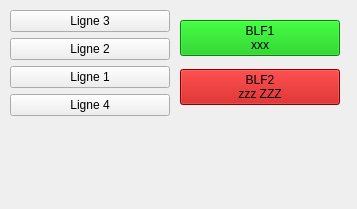
<?xml version="1.0" encoding="UTF-8"?>
<ui version="4.0">
 <class>AsteriskOperatorPanel</class>
 <widget class="QWidget" name="AsteriskOperatorPanel">
  <property name="geometry">
   <rect>
    <x>0</x>
    <y>0</y>
    <width>357</width>
    <height>209</height>
   </rect>
  </property>
  <property name="sizePolicy">
   <sizepolicy hsizetype="Preferred" vsizetype="Preferred">
    <horstretch>0</horstretch>
    <verstretch>0</verstretch>
   </sizepolicy>
  </property>
  <property name="windowTitle">
   <string>Asterisk Operator Panel</string>
  </property>
  <widget class="QWidget" name="verticalLayoutWidget">
   <property name="geometry">
    <rect>
     <x>180</x>
     <y>13</y>
     <width>160</width>
     <height>101</height>
    </rect>
   </property>
   <layout class="QVBoxLayout" name="verticalLayout">
    <item>
     <widget class="QPushButton" name="pushButton_2">
      <property name="acceptDrops">
       <bool>true</bool>
      </property>
      <property name="styleSheet">
       <string notr="true">background-color: rgb(0, 192, 0);</string>
      </property>
      <property name="text">
       <string>BLF1
xxx</string>
      </property>
     </widget>
    </item>
    <item>
     <widget class="QPushButton" name="pushButton">
      <property name="sizePolicy">
       <sizepolicy hsizetype="Minimum" vsizetype="Fixed">
        <horstretch>0</horstretch>
        <verstretch>0</verstretch>
       </sizepolicy>
      </property>
      <property name="acceptDrops">
       <bool>true</bool>
      </property>
      <property name="styleSheet">
       <string notr="true">background-color: rgb(192, 0, 0);
alternate-background-color: rgb(255, 0, 0);</string>
      </property>
      <property name="text">
       <string>BLF2
zzz ZZZ</string>
      </property>
     </widget>
    </item>
   </layout>
  </widget>
  <widget class="QWidget" name="verticalLayoutWidget_2">
   <property name="geometry">
    <rect>
     <x>10</x>
     <y>10</y>
     <width>160</width>
     <height>110</height>
    </rect>
   </property>
   <layout class="QVBoxLayout" name="verticalLayout_2">
    <item>
     <widget class="QPushButton" name="pushButton_5">
      <property name="text">
       <string>Ligne 3</string>
      </property>
     </widget>
    </item>
    <item>
     <widget class="QPushButton" name="pushButton_4">
      <property name="text">
       <string>Ligne 2</string>
      </property>
     </widget>
    </item>
    <item>
     <widget class="QPushButton" name="pushButton_3">
      <property name="text">
       <string>Ligne 1</string>
      </property>
     </widget>
    </item>
    <item>
     <widget class="QPushButton" name="pushButton_6">
      <property name="text">
       <string>Ligne 4</string>
      </property>
     </widget>
    </item>
   </layout>
  </widget>
 </widget>
 <resources/>
 <connections/>
</ui>
